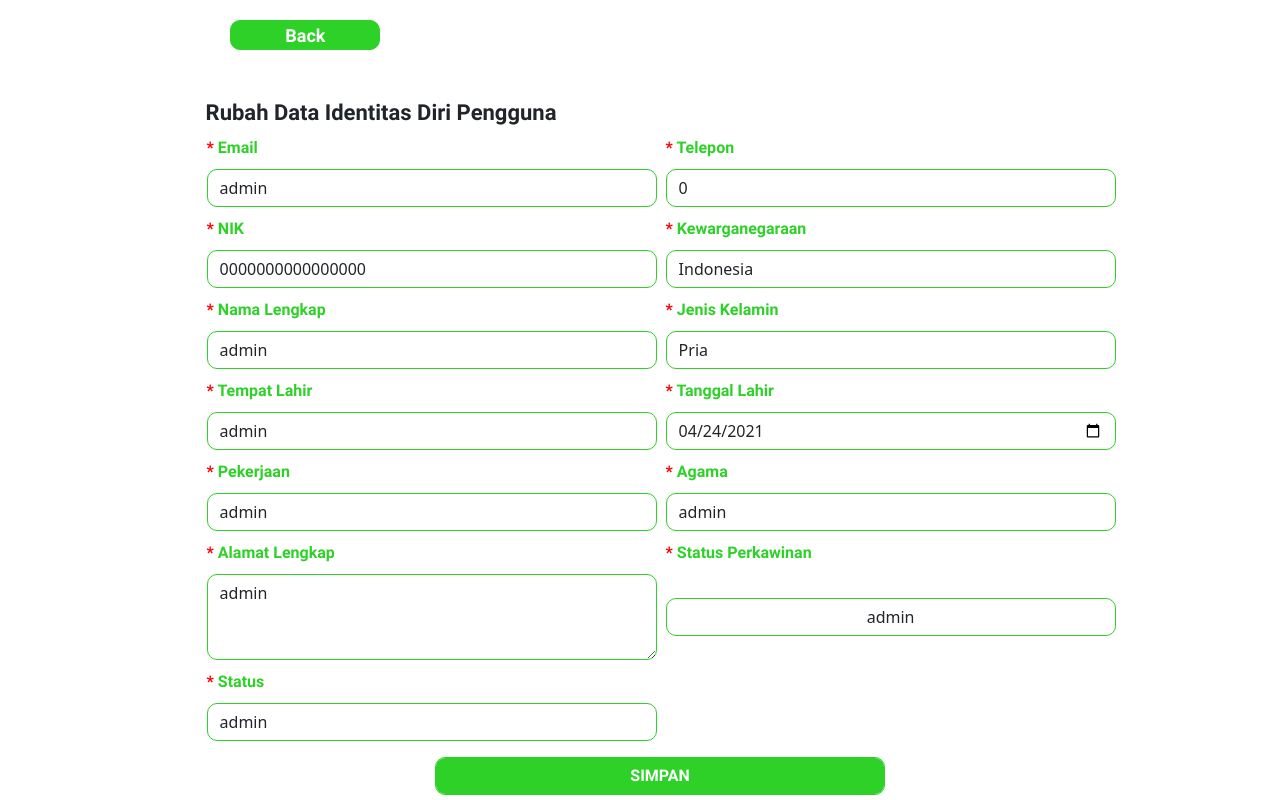
The app's page /makamin/admin/e-data/user/form/?id=1 (signed in) with its own data.
### tables this page shows
CREATE TABLE `user` (
  `id_user` varchar(11) NOT NULL,
  `status` varchar(6) NOT NULL,
  `email` varchar(50) NOT NULL,
  `telp` varchar(12) NOT NULL,
  `password` varchar(255) NOT NULL,
  `verif` varchar(4) NOT NULL,
  `nama` varchar(100) NOT NULL,
  `nik` varchar(16) NOT NULL,
  `tempat_lahir` varchar(50) NOT NULL,
  `tanggal_lahir` varchar(12) NOT NULL,
  `kawin` varchar(12) NOT NULL,
  `alamat` varchar(200) NOT NULL,
  `negara` varchar(50) NOT NULL,
  `gender` varchar(10) NOT NULL,
  `agama` varchar(10) NOT NULL,
  `pekerjaan` varchar(50) NOT NULL,
  `tgl_verif` varchar(20) NOT NULL,
  `waktu_verif` varchar(20) NOT NULL,
  `tgl_daftar` varchar(20) NOT NULL,
  `waktu_daftar` varchar(20) NOT NULL,
  `bulan_count` int(2) NOT NULL,
  `tahun_count` int(4) NOT NULL
);

### makamin/admin/e-data/user/form/index.php (the view, shortened to what this page needs)
<?php
include_once("../../../../assets/connection.php");
$id_user = $_GET['id'];
$view = mysqli_query($mysqli, "SELECT * FROM user WHERE id_user = '$id_user'");
while ($view = mysqli_fetch_array($view)) {
  $namas = $view['nama'];
  $niks = $view['nik'];
  $tempat_lahirs = $view['tempat_lahir'];
  $tanggal_lahirs = $view['tanggal_lahir'];
  $kawins = $view['kawin'];
  $alamats = $view['alamat'];
  $negaras = $view['negara'];
  $genders = $view['gender'];
  $agamas = $view['agama'];
  $pekerjaans = $view['pekerjaan'];
  $emails = $view['email'];
  $telps = $view['telp'];
  $status = $view['status'];
}
?>
<!doctype html>
<html lang="en">
  <head>
    <link href="../../../../bs5/dist/css/bootstrap.min.css" rel="stylesheet">
    <link rel="stylesheet" href="../../../../css/navbar.css">
    <link rel="stylesheet" href="../../../../css/body.css">
    <link rel="stylesheet" href="../../../../css/responsive.css">
    <link rel="stylesheet" href="../../../../css/sewajasa.css">
    <link rel="stylesheet" href="../../../../css/identitasktp.css">
  </head>
  <body>
    <a href="../" style="margin-left: 18%;"><button type="button" id="btn-primaryktp" class="btn btn-primary"><p class="back">Back</p></button></a>
    <div class="container">
    <div class="auth">
         <div class="container" style="margin-left: 10%;">
            <div class="row">
                    <div class="col-md-7 col-lg-5">
                              <h5 class="card-titlesewaktp">
                              <?php
                              if (isset($id_user)) {
                                echo "Rubah Data Identitas Diri Pengguna";
                              } else {
                                echo "Tambah Data Identitas Diri Pengguna";
                              }
                              ?>
                              </h5>
                              <?php
                              if (!isset($id_user)) {
                              ?>
                              <form action="../../../../assets/user-proses/index.php" method="post">
                              <input type="hidden" name="id_user" value="<?=generatekode();?>">
                              <input type="hidden" name="verif" value="yes"></td>
                              <table border="0">
                                <tr>
                                  <td><label for="formGroupExampleInput" class="namapemohon"><span class="mat">*</span> NIK</label>
                                  <td><label for="formGroupExampleInput" class="namapemohon"><span class="mat">*</span> Kewarganegaraan</label></td>
                                </tr>
                                <tr>
                                  <td><input type="text" name="nik" class="form-control" id="labelsewatanah" placeholder="317XXXXXXXXXXXXX" required=""></td>
                                  <td><input type="text" name="negara" class="form-control" id="labelsewatanah" placeholder="Kewarganegaraan" required=""></td>
                                </tr>
                                <tr>
                                  <td><label for="formGroupExampleInput" class="namapemohon"><span class="mat">*</span> Nama Lengkap</label></td>
                                  <td><label for="formGroupExampleInput" class="namapemohon"><span class="mat">*</span> Jenis Kelamin</label></td>
                                </tr>
                                <tr>
                                  <td><input type="text" name="nama" class="form-control" id="labelsewatanah" placeholder="Nama Lengkap" required=""></td>
                                  <td><select name="gender" class="form-control" id="labelsewatanah" placeholder="Jenis Kelamin" required="">
                                    <option value="Pria">Pria</option>
                                    <option value="Wanita">Wanita</option>
                                  </select></td>
                                </tr>
                                <tr>
                                  <td><label for="formGroupExampleInput" class="namapemohon"><span class="mat">*</span> Tempat Lahir</label></td>
                                  <td><label for="formGroupExampleInput" class="namapemohon"><span class="mat">*</span> Tanggal Lahir</label></td>
                                </tr>
                                <tr>
                                  <td><input type="text" name="tempat_lahir" class="form-control" id="labelsewatanah" placeholder="Tempat Lahir" required=""></td>
                                  <td><input type="date" name="tanggal_lahir" class="form-control" id="labelsewatanah" required=""></td>
                                </tr>
                                <tr>
                                  <td><label for="formGroupExampleInput" class="namapemohon"><span class="mat">*</span> Pekerjaan</label></td>
                                  <td><label for="formGroupExampleInput" class="namapemohon"><span class="mat">*</span> Agama</label></td>
                                </tr>
                                <tr>
                                  <td><input type="text" name="pekerjaan" class="form-control" id="labelsewatanah" placeholder="Pekerjaan" required=""></td>
                                  <td><select type="text" name="agama" class="form-control" id="labelsewatanah" placeholder="Agama" required="">
                                    <option value="Islam">Islam</option>
                                    <option value="Kristen">Kristen</option>
                                    <option value="Budha">Budha</option>
                                    <option value="Hindu">Hindu</option>
                                    <option value="Tionghoa">Tionghoa</option>
                                  </select></td>
                                </tr>
                                <tr>
                                  <td><label for="formGroupExampleInput" class="namapemohon"><span class="mat">*</span>Alamat Lengkap</label></td>
                                  <td><label for="formGroupExampleInput" class="namapemohon"><span class="mat">*</span> Status Perkawinan</label></td>
                                </tr>
                                <tr>
                                  <td><textarea class="form-control" name="alamat" id="labelsewatanah" rows="3" placeholder="Alamat" required=""></textarea></td>
                                  <td><select name="kawin" class="form-control" id="labelsewatanah" placeholder="Status Kawin" style="text-align: center;" required="">
                                    <option value="Kawin">Kawin</option>
                                    <option value="Belum Kawin">Belum Kawin</option>
                                    <option value="Cerai Hidup">Cerai Hidup</option>
                                    <option value="Cerai Mati">Cerai Mati</option>
                                  </select></td>
                                </tr>
                                <tr>
                                  <td><label for="formGroupExampleInput" class="namapemohon"><span class="mat">*</span> Email</label></td>
                                  <td><label for="formGroupExampleInput" class="namapemohon"><span class="mat">*</span> Telepon</label></td>
                                </tr>
                                <tr>
                                  <td><input type="email" class="form-control" name="email" id="labelsewatanah" placeholder="Email" required="" value="<?=$emails?>"></td>
                                  <td><input type="number" class="form-control" name="telp" id="labelsewatanah" placeholder="Telepon" required="" value="<?=$telps?>"></td>
                                </tr>
                                <tr>
                                  <td><label for="formGroupExampleInput" class="namapemohon"><span class="mat">*</span> Password</label></td>
                                  <td><label for="formGroupExampleInput" class="namapemohon"><span class="mat">*</span> Status</label></td>
                                </tr>
                                <tr>
                                  <td><input type="password" class="form-control" name="password" id="labelsewatanah" placeholder="Password" required=""></td>
                                  <td><select name="status" class="form-control" id="labelsewatanah" placeholder="Status Pengguna" required="">
                                    <option value="admin">admin</option>
                                    <option value="user">user</option>
                                  </select></td>
                                </tr>
                                <tr><td><input type="submit" name="submit" class="form-control" id="labelsewatanah" style="margin-left: 50%;background-color: rgb(45, 209, 39);color: white; font-weight: bold; font-family: 'Quicksand', sans-serif; text-decoration: none;" value="TAMBAH"></td></tr>
                              </table>
                              </form>
                              <?php
                              } elseif(isset($id_user)) {
                              ?>
                              <form action="../../../../assets/user-proses/index.php" method="post">
                              <table border="0">
                                <tr>
                                  <td><label for="formGroupExampleInput" class="namapemohon"><span class="mat">*</span> Email</label></td>
                                  <td><label for="formGroupExampleInput" class="namapemohon"><span class="mat">*</span> Telepon</label></td>
                                </tr>
                                <tr>
                                  <td><input type="email" class="form-control" name="email" id="labelsewatanah" placeholder="Email" required="" value="<?=$emails?>"></td>
                                  <td><input type="number" class="form-control" name="telp" id="labelsewatanah" placeholder="Telepon" required="" value="<?=$telps?>"></td>
                                </tr>
                                <tr>
                                  <td><label for="formGroupExampleInput" class="namapemohon"><span class="mat">*</span> NIK</label>
                                  <td><label for="formGroupExampleInput" class="namapemohon"><span class="mat">*</span> Kewarganegaraan</label></td>
                                </tr>
                                <tr>
                                  <td><input type="text" name="nik" class="form-control" id="labelsewatanah" placeholder="317XXXXXXXXXXXXX" required="" value="<?=$niks?>"></td>
                                  <td><input type="text" name="negara" list="negara" name="negara" class="form-control" id="labelsewatanah" placeholder="Kewarganegaraan" required="" value="<?=$negaras?>"></td>
                                </tr>
                                <tr>
                                  <td><label for="formGroupExampleInput" class="namapemohon"><span class="mat">*</span> Nama Lengkap</label></td>
                                  <td><label for="formGroupExampleInput" class="namapemohon"><span class="mat">*</span> Jenis Kelamin</label></td>
                                </tr>
                                <tr>
                                  <td><input type="text" name="nama" class="form-control" id="labelsewatanah" placeholder="Nama Lengkap" required="" value="<?=$namas?>"></td>
                                  <td><select name="gender" class="form-control" id="labelsewatanah" placeholder="Jenis Kelamin" required="" value="<?=$genders?>">
                                  <option value="Pria">Pria</option>
                                  </select></td>
                                </tr>
                                <tr>
                                  <td><label for="formGroupExampleInput" class="namapemohon"><span class="mat">*</span> Tempat Lahir</label></td>
                                  <td><label for="formGroupExampleInput" class="namapemohon"><span class="mat">*</span> Tanggal Lahir</label></td>
                                </tr>
                                <tr>
                                  <td><input type="text" name="tempat_lahir" class="form-control" id="labelsewatanah" placeholder="Tempat Lahir" required="" value="<?=$tempat_lahirs?>"></td>
                                  <td><input type="date" name="tanggal_lahir" class="form-control" id="labelsewatanah" required="" value="<?=$tanggal_lahirs?>"></td>
                                </tr>
                                <tr>
                                  <td><label for="formGroupExampleInput" class="namapemohon"><span class="mat">*</span> Pekerjaan</label></td>
                                  <td><label for="formGroupExampleInput" class="namapemohon"><span class="mat">*</span> Agama</label></td>
                                </tr>
                                <tr>
                                  <td><input type="text" name="pekerjaan" class="form-control" id="labelsewatanah" placeholder="Pekerjaan" required="" value="<?=$pekerjaans?>"></td>
                                  <td><select name="agama" class="form-control" id="labelsewatanah" placeholder="Agama" required="" value="<?=$agamas?>">
                                    <option value="<?=$agamas?>" selected hidden><?=$agamas?></option>
                                  </select></td>
                                </tr>
                                <tr>
                                  <td><label for="formGroupExampleInput" class="namapemohon"><span class="mat">*</span> Alamat Lengkap</label></td>
                                  <td><label for="formGroupExampleInput" class="namapemohon"><span class="mat">*</span> Status Perkawinan</label></td>
                                </tr>
                                <tr>
                                  <td><textarea class="form-control" name="alamat" id="labelsewatanah" rows="3" placeholder="Alamat" required=""><?=$alamats?></textarea></td>
                                  <td><select name="kawin" class="form-control" id="labelsewatanah" placeholder="Status Kawin" style="text-align: center;" required="" value="<?=$kawins?>">
                                    <option value="<?=$kawins?>" selected hidden><?=$kawins?></option>
                                  </select></td>
                                </tr>
                                <tr>
                                  <td colspan="2"><label for="formGroupExampleInput" class="namapemohon"><span class="mat">*</span> Status</label></td>
                                </tr>
                                <tr>
                                  <td colspan="2"><select name="status" class="form-control" id="labelsewatanah" placeholder="Status Pengguna" required="">
                                    <option value="<?=$status?>" selected hidden><?=$status?></option>
                                  </select></td>
                                </tr>
                                <tr><td><input type="submit" name="update" class="form-control" id="labelsewatanah" style="margin-left: 50%;background-color: rgb(45, 209, 39);color: white; font-weight: bold; font-family: 'Quicksand', sans-serif; text-decoration: none;" value="SIMPAN"></td></tr>
                              </table>
                              </form>
                              <?php
                              }
                              ?>
                      </div>
                </div>
            </div>
        </div>
    </div>
   </body>
 </html>

### records on screen
user: email "admin", telp "0", nik "0000000000000000", negara "Indonesia", nama "admin", gender "Pria", tempat_lahir "admin", tanggal_lahir "04/24/2021", pekerjaan "admin", agama "admin", alamat "admin", kawin "admin", status "admin"
